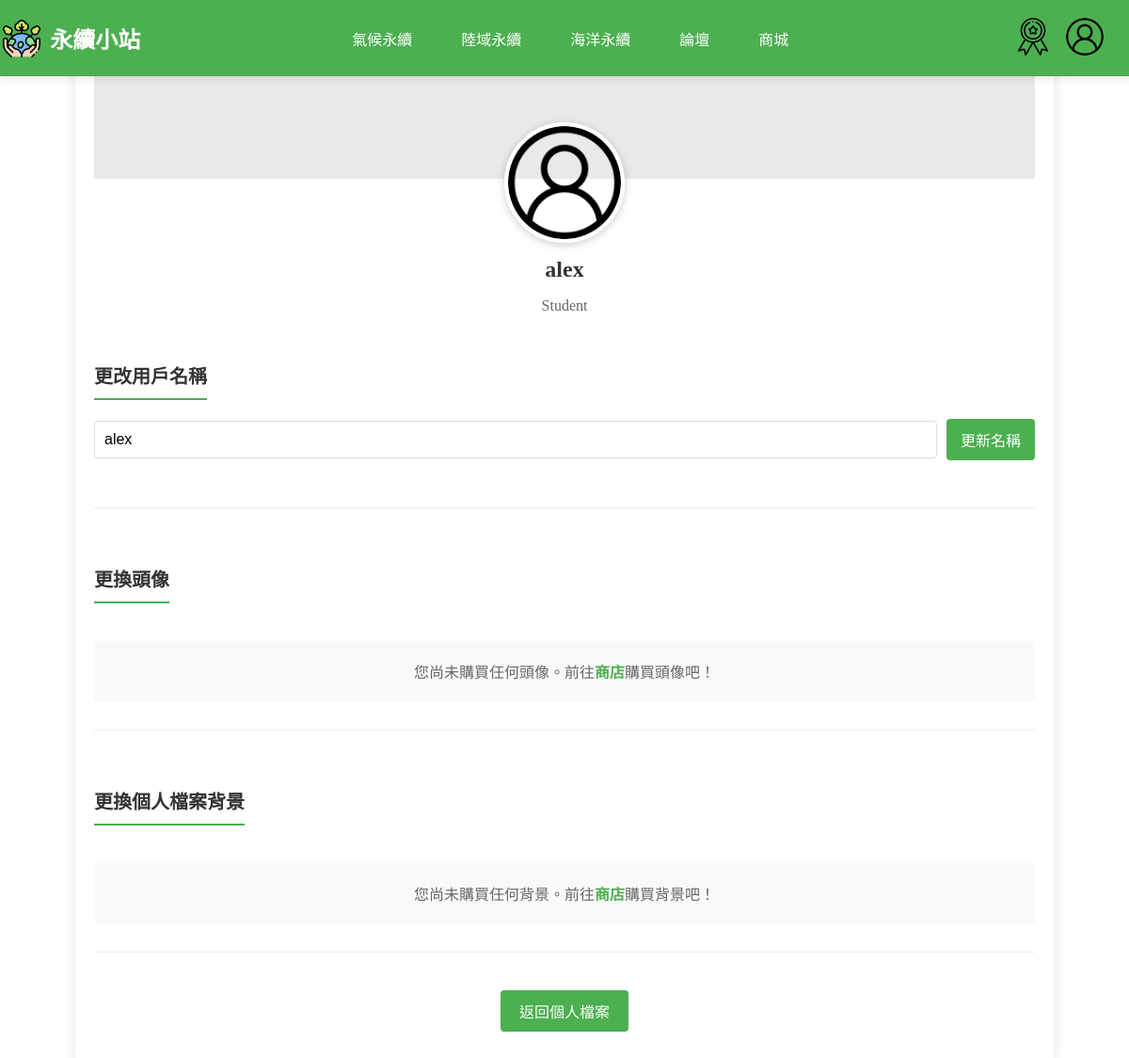
/php/profile_customize.php (signed in), run on the app's committed database.
### tables this page shows
CREATE TABLE `user` (
  `UserID` int(11) NOT NULL COMMENT '使用者編號 (PK)',
  `Username` varchar(50) DEFAULT NULL COMMENT '使用者名稱',
  `Email` varchar(100) NOT NULL COMMENT '電子郵件',
  `Password` varchar(255) NOT NULL COMMENT '密碼 (加密儲存)',
  `JoinDate` datetime DEFAULT current_timestamp() COMMENT '註冊時間',
  `Status` enum('Student','Teacher','Admin') NOT NULL DEFAULT 'Student' COMMENT '使用者身份',
  `reset_token` varchar(255) DEFAULT NULL,
  `token_expire` datetime DEFAULT NULL,
  `AvatarURL` varchar(255) DEFAULT NULL,
  `BackgroundURL` varchar(255) DEFAULT NULL
);

### php/profile_customize.php (the view, shortened to what this page needs)
<?php
$servername = "localhost";
$db_username = "root";
$db_password = "";
$dbname = "sustain";
$conn = new mysqli($servername, $db_username, $db_password, $dbname);
$conn->set_charset("utf8mb4");
$username = $_SESSION['username'];
$sql = "SELECT * FROM user WHERE Username='$username'";
$result = $conn->query($sql);
if ($result->num_rows > 0) {
    $user = $result->fetch_assoc();
}
$avatars = [];
$backgrounds = [];
$current_avatar = $user['AvatarURL'] ?? '../img/user.png';
$current_background = $user['BackgroundURL'] ?? '';
?>
<!DOCTYPE html>
<html lang="zh-TW">
<head>
    <link rel="stylesheet" href="../css/user_cust.css">
    <link rel="stylesheet" href="../css/nav3.css">
</head>
<body>
    <header>
        <?php include "nav.php"; ?>
    </header>
    <div class="customize-container">
        <div class="profile-header">
            <?php if (!empty($current_background)): ?>
            <div class="profile-background" style="background-image: url('../<?php echo htmlspecialchars($current_background); ?>');"></div>
            <?php else: ?>
            <div class="profile-background" style="background-color: #e9e9e9;"></div>
            <?php endif; ?>
            <img src="../<?php echo htmlspecialchars($current_avatar); ?>" alt="用戶頭像" class="profile-avatar">
            <h2 class="profile-name"><?php echo htmlspecialchars($user['Username']); ?></h2>
            <p class="profile-status"><?php echo htmlspecialchars($user['Status']); ?></p>
        </div>
        <div class="customize-section">
            <h3 class="section-title">更改用戶名稱</h3>
            <form method="post" action="" class="username-form">
                <input type="text" name="new_username" placeholder="輸入新的用戶名稱" value="<?php echo htmlspecialchars($user['Username']); ?>">
                <button type="submit" name="update_username">更新名稱</button>
            </form>
        </div>
        <div class="customize-section">
            <h3 class="section-title">更換頭像</h3>
            <?php if (!empty($avatars)): ?>
                <form method="post" action="">
                    <div class="items-grid">
                        <?php foreach ($avatars as $avatar): ?>
                        <div class="item-card <?php echo ($current_avatar === $avatar['ImageURL']) ? 'selected' : ''; ?>" onclick="selectAvatar(<?php echo $avatar['ItemID']; ?>, event)">
                            <img src="../<?php echo htmlspecialchars($avatar['ImageURL']); ?>" alt="<?php echo htmlspecialchars($avatar['Name']); ?>" class="item-image">
                            <div class="item-name"><?php echo htmlspecialchars($avatar['Name']); ?></div>
                        </div>
                        <?php endforeach; ?>
                    </div>
                    <div style="display: flex; justify-content: center; gap: 20px; margin-top: 20px;">
                        <input type="hidden" name="avatar_id" id="selected_avatar_id" value="">
                        <button type="submit" name="update_avatar" class="update-button">更新頭像</button>
                        <button type="submit" name="reset_avatar" class="reset-button">使用預設頭像</button>
                    </div>
                </form>
            <?php else: ?>
                <div class="no-items-message">
                    您尚未購買任何頭像。前往<a href="shop.php" class="shop-link">商店</a>購買頭像吧！
                </div>
            <?php endif; ?>
        </div>
        <div class="customize-section">
            <h3 class="section-title">更換個人檔案背景</h3>
            <?php if (!empty($backgrounds)): ?>
                <form method="post" action="">
                    <div class="items-grid">
                        <?php foreach ($backgrounds as $background): ?>
                        <div class="item-card <?php echo ($current_background === $background['ImageURL']) ? 'selected' : ''; ?>" onclick="selectBackground(<?php echo $background['ItemID']; ?>, event)">
                            <img src="../<?php echo htmlspecialchars($background['ImageURL']); ?>" alt="<?php echo htmlspecialchars($background['Name']); ?>" class="item-image">
                            <div class="item-name"><?php echo htmlspecialchars($background['Name']); ?></div>
                        </div>
                        <?php endforeach; ?>
                    </div>
                    <div style="display: flex; justify-content: center; gap: 20px; margin-top: 20px;">
                        <input type="hidden" name="background_id" id="selected_background_id" value="">
                        <button type="submit" name="update_background" class="update-button">更新背景</button>
                        <button type="submit" name="reset_background" class="reset-button">使用預設背景</button>
                    </div>
                </form>
            <?php else: ?>
                <div class="no-items-message">
                    您尚未購買任何背景。前往<a href="shop.php" class="shop-link">商店</a>購買背景吧！
                </div>
            <?php endif; ?>
        </div>
        <a href="user.php" class="back-button">返回個人檔案</a>
    </div>
</body>
</html>

### css/user_cust.css (style rules this page uses)
.customize-container { max-width: 1000px; margin: 20px auto; padding: 20px; background-color: #fff; border-radius: 10px; box-shadow: 0 0 15px rgba(0, 0, 0, 0.1); position: relative; overflow: hidden; }
.profile-header { text-align: center; margin-bottom: 30px; padding-top: 150px; position: relative; }
.profile-background { position: absolute; top: 0; left: 0; width: 100%; height: 150px; background-size: cover; background-position: center; z-index: 1; }
.profile-avatar { width: 120px; height: 120px; border-radius: 50%; border: 4px solid white; box-shadow: 0 2px 10px rgba(0, 0, 0, 0.2); margin: 0 auto; display: block; position: relative; z-index: 2; margin-top: -60px; object-fit: cover; }
.profile-name { font-size: 24px; margin: 15px 0 5px; color: #333; }
.profile-status { color: #666; margin-bottom: 20px; }
.customize-section { margin-bottom: 40px; border-bottom: 1px solid #eee; padding-bottom: 30px; }
.section-title { font-size: 20px; color: #333; margin-bottom: 20px; padding-bottom: 10px; border-bottom: 2px solid #4CAF50; display: inline-block; }
.username-form { display: flex; align-items: center; margin-bottom: 20px; }
.username-form input[type="text"] { flex: 1; padding: 10px; border: 1px solid #ddd; border-radius: 4px; font-size: 16px; margin-right: 10px; }
.username-form button { background-color: #4CAF50; color: white; border: none; padding: 10px 15px; border-radius: 4px; cursor: pointer; font-size: 16px; transition: background-color 0.3s; }
.no-items-message { text-align: center; padding: 20px; background-color: #f9f9f9; border-radius: 4px; color: #666; margin-top: 20px; }
.shop-link { color: #4CAF50; text-decoration: none; font-weight: bold; }
.back-button { background-color: #4CAF50; color: white; border: none; padding: 10px 20px; border-radius: 4px; cursor: pointer; font-size: 16px; transition: background-color 0.3s; display: block; margin: 20px auto; text-decoration: none; text-align: center; width: fit-content; }

### css/nav3.css (style rules this page uses)
body, html { margin: 0; padding: 0; height: 100%; }

### data on the page
user: Username "alex", Status "Student", new_username "alex"
